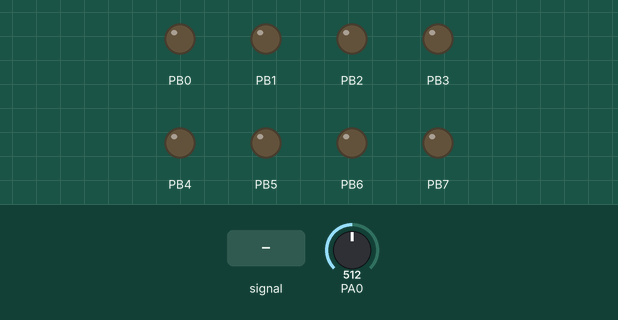
Bench run of a program on a simulated ATmega32, built with avr-gcc and emulated at 8 MHz (the files do not name the chip). On the bench: output pins drawn as LEDs (lit = HIGH). The inputs (shaded band) are chosen by the test bench; at power-on: PA0 = 512.

Above: at 1.2 s.
1.3 s: PA0 fed a 200 Hz sine of ±81 counts around its level
At 4.2 s:
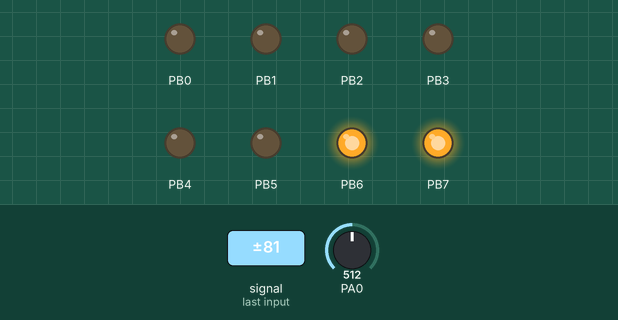
4.3 s: PA0 set to 306
At 7.0 s:
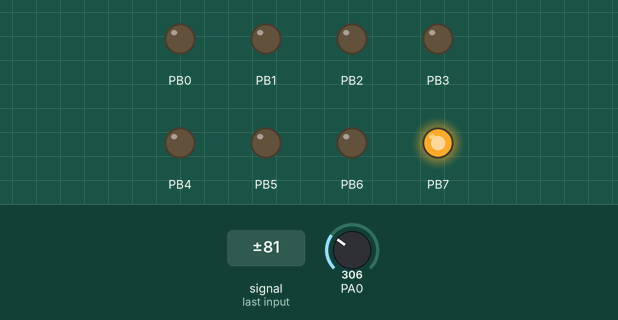
7.3 s: PA0 fed a 1000 Hz sine of ±255 counts around its level
At 8.7 s:
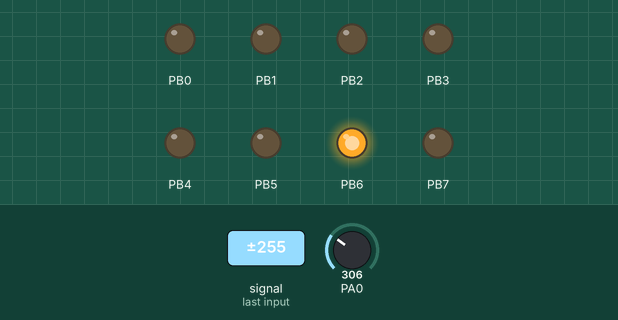
10.3 s: PA0 set to 122
11.8 s: PA0 set to 0
At 13.0 s:
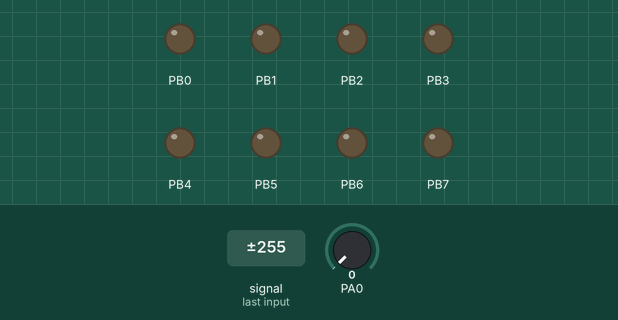
Timing chart, 0 to 14.5 s (numbered marks = the images above; inputs shaded):
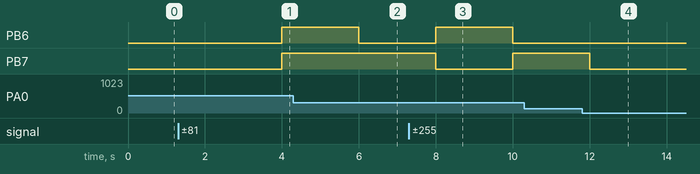

Measured:
- after the input at 1.3 s, PB6, PB7: LOW → HIGH after 2.7 s
- after the input at 4.3 s, PB6: HIGH → LOW after 1.7 s
- after the input at 7.3 s, PB6: LOW → HIGH after 0.70 s, → LOW 2.0 s later; PB7: HIGH → LOW after 0.70 s, → HIGH 2.0 s later
- after the input at 10.3 s, every drawn part: stays the same
- after the input at 11.8 s, PB7: HIGH → LOW after 0.20 s

The program:

main.c
```c
/*
 * main.c
 *
 *  Created on: 10.05.2013
 *      Author: zalogix
 */
#include <avr/io.h>
#include <util/delay.h>

typedef enum {
	SUCCESFULL,
	ADC_NO_DATA
} ADC_STATES;

void ADC_set_prescaler(int prescaler) {
ADCSRA |= (1<<ADPS2)|(1<<ADPS1)|(1<<ADPS0);
}

void ADC_set_reference() {
ADMUX |= (1<<ADLAR);
}

void ADC_start() {
	ADCSRA |= (1 << ADATE);
	ADCSRA |= (1 << ADIE);
	ADCSRA |=(1<<ADEN);
	ADCSRA |=(1<<ADSC);
}

int ADC_read(int *data) {
	if (ADCSRA&(1<<ADIF)) {
		ADCSRA|=(1<<ADIF);
		*data =(int) ((int)(ADCH<<8) + (int)(0xFF & ADCL));
	return SUCCESFULL;
	}
return ADC_NO_DATA;
}

int main() {
	ADC_set_prescaler(124);
	ADC_set_reference();
	ADC_start();

	ADC_STATES status;

	DDRB=0xFF;
	int data;
	while (1) {
	   status = ADC_read(&data);
	   if (status == SUCCESFULL) {
		  PORTB = (unsigned char) data;
		  _delay_ms(2000);
	   }
	}

	return 0;
}
```
